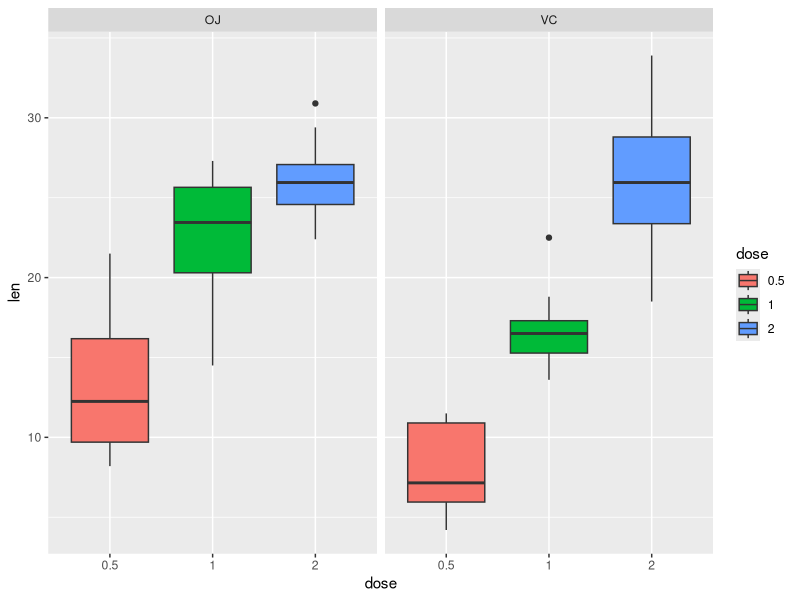
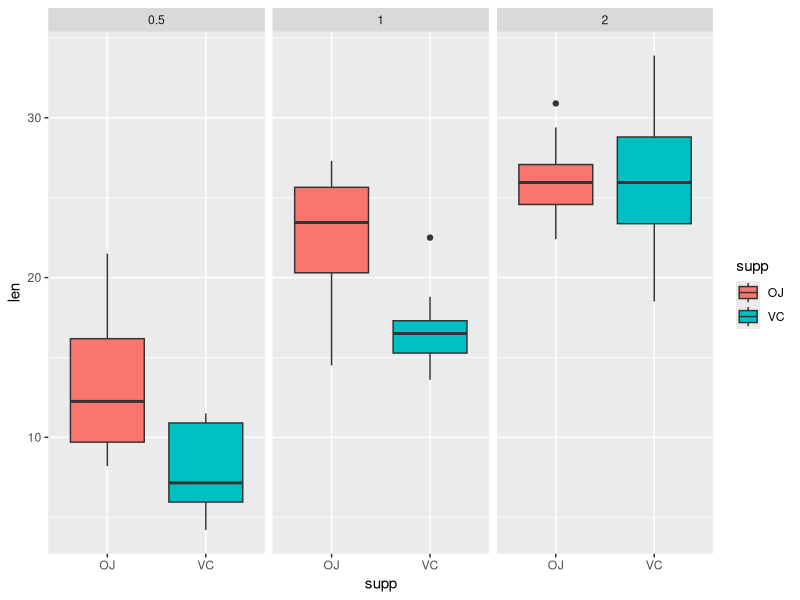

These figures' R source, in order:
### Data Science with R:Coursera

### Course Project

### Hypothesis Testing Exercise

### Question 2)

### Basic Inferential Data Analysis Instructions

library(datasets)
library(ggplot2)

dat<- as.data.frame(ToothGrowth)

head(dat)
names(dat)

dat$dose<- as.factor(dat$dose)

str(dat)
summary(dat)

table(dat$supp,dat$dose)

table(dat$len,dat$dose)

p1<- ggplot(dat, aes(x=dose,y=len,fill=dose)) + geom_boxplot() + theme(legend.position = "right") + facet_grid(.~supp)
p1

p2<- ggplot(dat, aes(x=supp,y=len,fill=supp)) + geom_boxplot() + theme(legend.position = "right") + facet_grid(.~dose)
p2

### Using confidence interval and hypothesis testing to compare between tooth growth by supplement and dose

### Hypothesis 1

### Hypothesis to check if there are statistically significant difference in the mean growth of length of tooth 
### according to the difference in the supplements

hyp1<- t.test(dat$len~dat$supp)
hyp1$conf.int
hyp1$p.value

###Hypothesis 2

### Hypothesis to check if there are statistically significant difference in the mean growth of length of tooth 
### according to the difference in the supplements when dose==0.5

hyp2<- t.test(len~supp,data = subset(dat,dose==0.5))
hyp2$conf.int
hyp2$p.value


###Hypothesis 3

### Hypothesis to check if there are statistically significant difference in the mean growth of length of tooth 
### according to the difference in the supplements when dose==1

hyp3<- t.test(len~supp,data = subset(dat,dose==1))
hyp3$conf.int
hyp3$p.value


###Hypothesis 4

### Hypothesis to check if there are statistically significant difference in the mean growth of length of tooth 
### according to the difference in the supplements when dose==2

hyp4<- t.test(len~supp,data = subset(dat,dose==2))
hyp4$conf.int
hyp4$p.value



